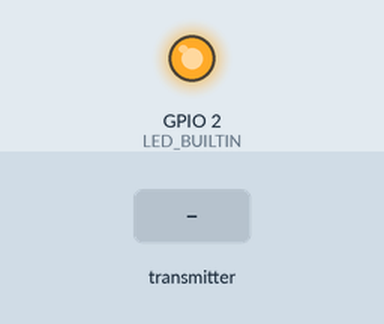
Recording of a sketch running on a simulated ESP8266 (NodeMCU). On the bench: output pins drawn as LEDs (lit = HIGH, except the on-board LED, lit = LOW). The inputs (shaded band) are chosen by the test bench. Random numbers use the default seed unless the sketch sets one; what the sketch prints to the serial monitor is not drawn.

Above: at 1.2 s.
1.3 s: the transmitter starts sending id = 0
3.3 s: the transmitter starts sending id = 1
5.3 s: the transmitter starts sending msg = 1
At 5.6 s:
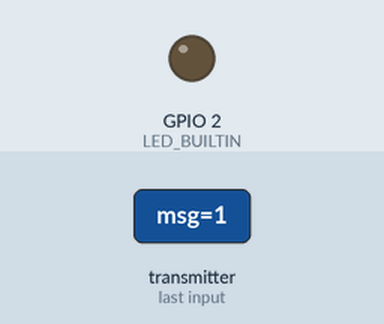
6.8 s: the transmitter starts sending msg = 0
At 7.9 s:
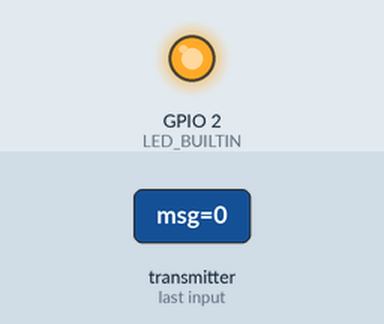
Timing chart, 0 to 9.3 s (numbered marks = the images above; inputs shaded):
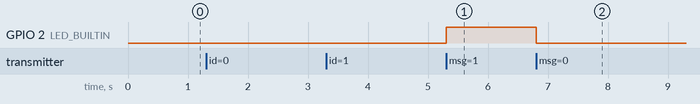

Measured:
- after the input at 1.3 s, every drawn part: stays the same
- after the input at 3.3 s, every drawn part: stays the same
- after the input at 5.3 s, GPIO 2 (LED_BUILTIN): LOW → HIGH at once
- after the input at 6.8 s, GPIO 2 (LED_BUILTIN): HIGH → LOW at once

The sketch:

espnow_node1.ino
```cpp
//10번보드의 코드

#include <ESP8266WiFi.h>
#include <espnow.h>

#define myid 1

byte board[] = {0x34,0x94,0x54,0x62,0x6D,0x70};

unsigned long t = 0;

struct mysensor{
  int id;
  float temp;
  float humi;
};

struct payload{
  int id;
  char msg;
};

mysensor dht11;
payload mypayload;

void setup() {
  // put your setup code here, to run once:

  Serial.begin(115200);
  pinMode(LED_BUILTIN, OUTPUT);
  WiFi.mode(WIFI_STA); //제일 처음 할일! 와이파이모드를 스테이션 모드로!

  //ESPNOW의 기능을 활성화한다!
  if (esp_now_init() != 0) {
    //ESP NOW 시작 실패!
    Serial.println("ESPNOW 실패!");
    return;
  }else{
     //ESP NOW 시작 성공!
     Serial.println("ESPNOW 성공!");
  }

  //지금 이보드의 역할은 주고 받는것을 다하겠다!
  esp_now_set_self_role(ESP_NOW_ROLE_COMBO);

  //나의 슬레이브를 등록해야겠다!
  esp_now_add_peer(board, ESP_NOW_ROLE_COMBO, 1, NULL, 0);//뒤에 2개는 ID, PW

  //송신완료 콜백함수 등록
  esp_now_register_send_cb(OnDataSent);

  //수신완료 콜백 함수 등록
  esp_now_register_recv_cb(OnDataRecv);
}

void loop() {
  // put your main code here, to run repeatedly:
  if(millis() - t > 2000){
    t = millis();
    dht11.id = myid;
    dht11.temp = random(2000,5000)/100.0;//20.00 ~ 50.00
    dht11.humi = random(2000,5000)/100.0;
    esp_now_send(board, (uint8_t *) &dht11, sizeof(dht11));
  }
}

//송신콜백함수 원형:
void OnDataSent(uint8_t *mac, uint8_t status) {
   //status가 0일때 송신 완료!
   if(status == 0){
      Serial.println("성공적으로 송신했음!");
   }else{
      Serial.println("송신 실패!!");
   }
}


//수신콜백함수 원형:
void OnDataRecv(uint8_t * mac, uint8_t * data, uint8_t len) {
  memcpy(&mypayload,data,sizeof(mypayload));
  if(mypayload.id != myid){
    Serial.println("이 메시지는 나에게 온게 아닙니다!");
    return;
  }
  Serial.print(mypayload.id);
  Serial.print(", ");
  Serial.println(mypayload.msg);
  if(mypayload.msg == '0'){
    //켜기
    digitalWrite(LED_BUILTIN,LOW);
  }else if(mypayload.msg == '1'){
    //끄기
    digitalWrite(LED_BUILTIN,HIGH);
  }
}
```
